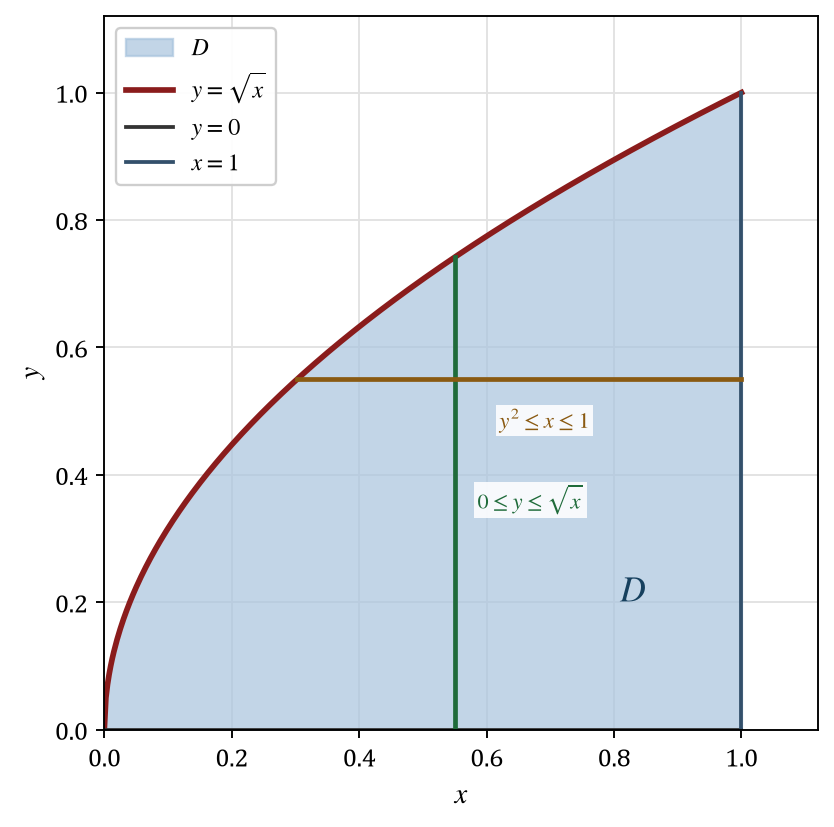

Generate this figure with Python:
"""Draw the plane region D bounded by y = sqrt(x), y = 0, and x = 1.

A vertical slice and a horizontal slice of D are marked. They give the two
descriptions of D that the page uses for the two orders of integration.
"""

import base64

import matplotlib
import numpy as np

matplotlib.use("Agg")
import matplotlib.pyplot as plt

plt.rcParams.update({
    "font.family": "serif",
    "font.serif": ["Cambria", "Times New Roman", "DejaVu Serif"],
    "mathtext.fontset": "stix",
    "font.size": 11,
    "axes.labelsize": 12,
})

figure, axes = plt.subplots(figsize=(6.4, 5.0))

curve_x = np.linspace(0.0, 1.0, 400)
curve_y = np.sqrt(curve_x)

axes.fill_between(curve_x, np.zeros_like(curve_x), curve_y, color="#a9c4de", alpha=0.70,
                  label=r"$D$")
axes.plot(curve_x, curve_y, color="#8a1c1c", linewidth=2.4, label=r"$y = \sqrt{x}$")
axes.plot([0.0, 1.0], [0.0, 0.0], color="#333333", linewidth=1.6, label=r"$y = 0$")
axes.plot([1.0, 1.0], [0.0, 1.0], color="#33506b", linewidth=1.6, label=r"$x = 1$")

box = {"facecolor": "white", "edgecolor": "none", "alpha": 0.88, "pad": 1.2}

slice_x = 0.55
slice_top = np.sqrt(slice_x)
axes.plot([slice_x, slice_x], [0.0, slice_top], color="#1f6b3a", linewidth=2.0)
axes.text(slice_x + 0.035, 0.36, r"$0 \leq y \leq \sqrt{x}$", color="#1f6b3a",
          fontsize=9.5, ha="left", va="center", bbox=box)

level_y = 0.55
level_left = level_y ** 2
axes.plot([level_left, 1.0], [level_y, level_y], color="#8a5a12", linewidth=2.0)
axes.text(0.62, level_y - 0.045, r"$y^2 \leq x \leq 1$", color="#8a5a12",
          fontsize=9.5, ha="left", va="top", bbox=box)

axes.text(0.83, 0.20, r"$D$", color="#16405e", fontsize=15, ha="center")
axes.set_xlabel(r"$x$")
axes.set_ylabel(r"$y$")
axes.set_xlim(0.0, 1.12)
axes.set_ylim(0.0, 1.12)
axes.set_aspect("equal")
axes.grid(True, color="#e2e2e2", linewidth=0.8)
axes.set_axisbelow(True)
axes.legend(loc="upper left", fontsize=10, frameon=True, framealpha=0.95,
            edgecolor="#cccccc")

figure.tight_layout()
output_path = "part1_figure2.png"
figure.savefig(output_path, dpi=170, bbox_inches="tight", facecolor="white")
with open(output_path, "rb") as image_file:
    encoded = base64.b64encode(image_file.read()).decode("ascii")
with open("part1_figure2.b64.txt", "w", encoding="ascii") as text_file:
    text_file.write(encoded)
print(f"saved {output_path} and part1_figure2.b64.txt ({len(encoded)} base64 characters)")
